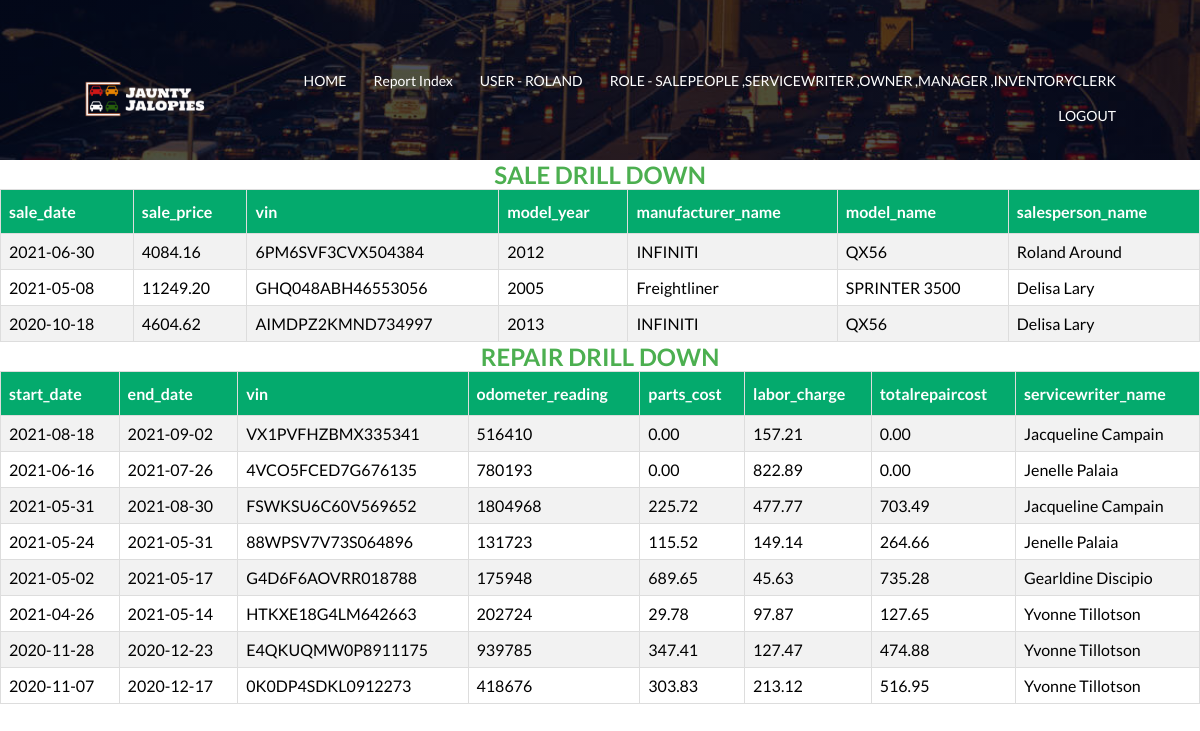
Page /report/report_drilldown_customer_sale_repair.php?customer_id=2 (signed in) on the committed database.
### tables this page shows
CREATE TABLE Sale (
  vin varchar(50) NOT NULL,
  customerID int(16) unsigned NOT NULL AUTO_INCREMENT,
  username varchar(250) NOT NULL,
  sale_date date NOT NULL,
  sale_price float(10,2) NOT NULL,
  PRIMARY KEY (customerID, username,vin)
);

CREATE TABLE Vehicle (
  vin varchar(50) NOT NULL,
  model_name varchar(250) NULL,
  model_year year NOT NULL,
  invoice_price float(10,2) NOT NULL,
  description varchar(250) NULL,
  manufacturer_name varchar(250) NOT NULL,
  username varchar(250) NOT NULL,
  inventory_added_date  date NOT NULL,
  PRIMARY KEY (vin)
);

CREATE TABLE Repair(
	vin varchar(50) NOT NULL,
	start_date date NOT NULL,
    	labor_charge float(10,2) NOT NULL,
	description varchar(250) NOT NUll,
	complete_date date NULL,
  	odometer_reading int NOT NULL,
	customerID int(16) unsigned NOT NULL,
    	username varchar(50) NOT NULL,
	PRIMARY KEY (vin,start_date)
	);

### lib/queryfunction.php (called while the page is built, shortened)
<?php
function query_sale_records_of_customer($conn, $customer_id) {
    $query = "SELECT
    s.sale_date AS sale_date,
    s.sale_price AS sale_price,
    v.vin AS vin,
    v.model_year AS model_year,
    v.manufacturer_name AS manufacturer_name,
    v.model_name AS model_name,
    CONCAT(u.first_name,' ',u.last_name) AS salesperson_name
    FROM Sale s
    LEFT JOIN Customer c ON s.customerID = c.customerID
    LEFT JOIN Vehicle v ON v.vin = s.vin
    LEFT JOIN LoggedInUser u ON s.username = u.username
    WHERE s.customerID = $customer_id
    ORDER BY s.sale_date DESC,v.vin;";
    return mysqli_query($conn, $query);
}
function query_repair_records_of_customer($conn, $customer_id) {
    $query = "SELECT
    r.start_date,
    IFNULL(r.complete_date, '') AS end_date,
    r.vin,
    r.odometer_reading,
    IFNULL(pc.repaircost,0) AS parts_cost,
    r.labor_charge,
    IFNULL(r.labor_charge+ pc.repaircost,0) AS totalrepaircost,
    CONCAT(u.first_name,' ',u.last_name) AS servicewriter_name
    FROM Repair r
    LEFT JOIN Customer c on c.customerID = r.customerID
    LEFT JOIN (SELECT vin, start_date,SUM(price*quantity) AS repaircost FROM Parts GROUP BY 1,2) AS pc ON pc.vin = r.vin and pc.start_date = r.start_date
    LEFT JOIN LoggedInUser u ON r.username = u.username
    WHERE c.customerID = $customer_id
    ORDER BY r.start_date DESC,r.complete_date DESC,r.vin;";
    return mysqli_query($conn, $query);
}

### report/report_drilldown_customer_sale_repair.php (the view, shortened to what this page needs)
<?php
include_once '../lib/queryfunction.php';
?>
<html lang="en">
<?php
include_once '../lib/header.php';
?>
</head>
<body>
    <?php
    include_once '../lib/sub_header.php';
    $customer_id = $_GET['customer_id'];
    ?>
    <div>
        <h2 class="report_text">Sale Drill Down</h2>
        <table class="report_table">
            <?php
            $conn = mysql_conn_init_6400();
            $result = query_sale_records_of_customer($conn, $customer_id);
            if ($result->num_rows == 0) {
                echo "<h4> no records found</h4>";
            } else {
                $is_header_printed = false;
                while ($row = $result->fetch_assoc()) {
                    echo "<tr>";
                    if (!$is_header_printed) {
                        foreach ($row as $key => $value) {
                            echo "<th>$key</th>";
                        }
                        $is_header_printed = true;
                        echo "</tr>";
                        echo "<tr>";
                    }
                    foreach ($row as $key => $value) {
                        echo "<td>$value</td>";
                    }
                    echo "</tr>";
                }
            }
            ?>
        </table>
    </div>
    <div>
        <h2 class="report_text">Repair Drill Down</h2>
        <table class="report_table">
            <?php
            $conn = mysql_conn_init_6400();
            $result = query_repair_records_of_customer($conn, $customer_id);
            if ($result->num_rows == 0) {
                echo "<h4> no records found</h4>";
            } else {
                $is_header_printed = false;
                while ($row = $result->fetch_assoc()) {
                    echo "<tr>";
                    if (!$is_header_printed) {
                        foreach ($row as $key => $value) {
                            echo "<th>$key</th>";
                        }
                        $is_header_printed = true;
                        echo "</tr>";
                        echo "<tr>";
                    }
                    foreach ($row as $key => $value) {
                        echo "<td>$value</td>";
                    }
                    echo "</tr>";
                }
            }
            ?>
        </table>
    </div>
</body>
</html>

### lib/header.php (shortened to what this page needs)
<!DOCTYPE html>
<html lang="en">
<head>
    <link rel="stylesheet" href="../css/style.css">

### lib/sub_header.php
<section class = "sub_header">
    <nav>
        <a href="../Index.html"><img src="../images/logo2.png"></a>
        <div class = "nav_link">
            <ul>
                <li><a href="../Index.php"> HOME </a></li>
                <li><a href="../report_index.php"> Report Index </a></li>
                <li><a> USER - <?php echo strtoupper($_SESSION['logged']["username"]); ?> </a></li>
                <li><a> ROLE - <?php echo strtoupper(implode(" ,", $_SESSION["logged"]["usertype"])); ?> </a></li>
                <li><a href="../logout.php"> LOGOUT </a></li>
            </ul>
        </div>
    </nav>
</section>

### css/style.css (style rules this page uses)
* { margin: 0; padding: 0; font-family: 'Lato', sans-serif; }
nav { display: flex; padding: 2% 6%; justify-content: space-between; align-items: center; }
nav img { width: 150px; }
.nav_link { flex: 1; text-align: right; }
.nav_link ul li { list-style: none; display: inline-block; padding: 8px 12px; position: relative; }
.nav_link ul li a { color: #fff; text-decoration: none; font-size: 14px; }
.nav_link ul li::after { content: ''; width: 0%; height: 2px; background: #d66961; display: block; margin: auto; transition: 0.5s; }
.sub_header { height: 20vh; width: 100%; background-image: linear-gradient(rgba(4, 9, 30, 0.7), rgba(4, 9, 30, 0.7)), url(../images/nonmainpage.jpg); background-position: center; background-size: cover; position: relative; }
.report_table { font-family: Arial, Helvetica, sans-serif; border-collapse: collapse; width: 100%; }
.report_table td, .report_table th { border: 1px solid #ddd; padding: 8px; }
.report_table tr:nth-child(even) { background-color: #f2f2f2; }
.report_table th { padding-top: 12px; padding-bottom: 12px; text-align: left; background-color: #04AA6D; color: white; }
.report_text { text-align: center; text-transform: uppercase; color: #4CAF50; }

### rows in the picture
sale: key "sale_date", key "sale_price", key "vin", key "model_year", key "manufacturer_name", key "model_name", key "salesperson_name", sale_date "2021-06-30", sale_price "4084.16", vin.vin "6PM6SVF3CVX504384", vin.model_year "2012", vin.manufacturer_name "INFINITI", vin.model_name "QX56", value "Roland Around"
sale: sale_date "2021-05-08", sale_price "11249.20", vin.vin "GHQ048ABH46553056", vin.model_year "2005", vin.manufacturer_name "Freightliner", vin.model_name "SPRINTER 3500", value "Delisa Lary"
sale: sale_date "2020-10-18", sale_price "4604.62", vin.vin "AIMDPZ2KMND734997", vin.model_year "2013", vin.manufacturer_name "INFINITI", vin.model_name "QX56", value "Delisa Lary"
repair: key "start_date", key "end_date", key "vin", key "odometer_reading", key "parts_cost", key "labor_charge", key "totalrepaircost", key "servicewriter_name", start_date "2021-08-18", value "2021-09-02", vin "VX1PVFHZBMX335341", odometer_reading "516410", value "0.00", labor_charge "157.21", value "Jacqueline Campain"
repair: start_date "2021-06-16", value "2021-07-26", vin "4VCO5FCED7G676135", odometer_reading "780193", value "0.00", labor_charge "822.89", value "Jenelle Palaia"
repair: start_date "2021-05-31", value "2021-08-30", vin "FSWKSU6C60V569652", odometer_reading "1804968", value "225.72", labor_charge "477.77", value "703.49", value "Jacqueline Campain"
repair: start_date "2021-05-24", value "2021-05-31", vin "88WPSV7V73S064896", odometer_reading "131723", value "115.52", labor_charge "149.14", value "264.66", value "Jenelle Palaia"
repair: start_date "2021-05-02", value "2021-05-17", vin "G4D6F6AOVRR018788", odometer_reading "175948", value "689.65", labor_charge "45.63", value "735.28", value "Gearldine Discipio"
repair: start_date "2021-04-26", value "2021-05-14", vin "HTKXE18G4LM642663", odometer_reading "202724", value "29.78", labor_charge "97.87", value "127.65", value "Yvonne Tillotson"
repair: start_date "2020-11-28", value "2020-12-23", vin "E4QKUQMW0P8911175", odometer_reading "939785", value "347.41", labor_charge "127.47", value "474.88", value "Yvonne Tillotson"
repair: start_date "2020-11-07", value "2020-12-17", vin "0K0DP4SDKL0912273", odometer_reading "418676", value "303.83", labor_charge "213.12", value "516.95", value "Yvonne Tillotson"

### other values in the picture
$_SESSION['logged']["username"] "ROLAND"
implode(" ,", $_SESSION["logged"]["usertype"]) "SALEPEOPLE ,SERVICEWRITER ,OWNER ,MANAGER ,INVENTORYCLERK"
